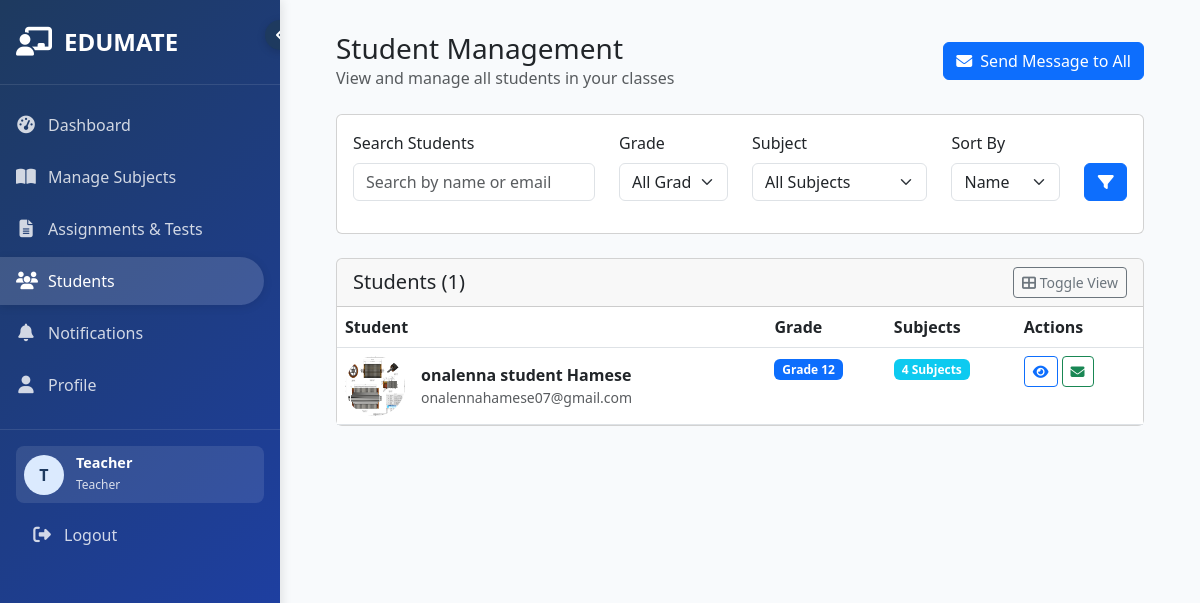
The page /teacher_dashboard/students.php (signed in) on the database its author committed.
### tables this page shows
CREATE TABLE `users` (
  `id` int(11) NOT NULL,
  `username` varchar(50) NOT NULL,
  `first_name` varchar(50) DEFAULT NULL,
  `last_name` varchar(50) DEFAULT NULL,
  `email` varchar(100) NOT NULL,
  `phone` varchar(20) DEFAULT NULL,
  `password` varchar(255) NOT NULL,
  `user_type` enum('student','teacher') NOT NULL,
  `grade` int(2) DEFAULT NULL,
  `accessibility_needs` longtext DEFAULT NULL CHECK (json_valid(`accessibility_needs`)),
  `bio` text DEFAULT NULL,
  `department` varchar(100) DEFAULT NULL,
  `profile_picture` varchar(255) DEFAULT NULL,
  `full_name` varchar(100) DEFAULT NULL,
  `created_at` timestamp NOT NULL DEFAULT current_timestamp(),
  `last_login` timestamp NULL DEFAULT NULL
);

### teacher_dashboard/students.php (the view, shortened to what this page needs)
<?php
require_once '../config/database.php';
$search = $_GET['search'] ?? '';
$sort_by = $_GET['sort'] ?? 'name';
$query = "SELECT
            u.id,
            u.first_name,
            u.last_name,
            u.email,
            u.grade,
            u.profile_picture,
            COUNT(DISTINCT se.subject_id) as subject_count
          FROM users u
          LEFT JOIN subject_enrollments se ON u.id = se.student_id
          WHERE u.user_type = 'student'";
$params = [];
$query .= " GROUP BY u.id";
switch ($sort_by) {
    case 'name':
    default:
        $query .= " ORDER BY u.last_name ASC, u.first_name ASC";
}
$stmt = $pdo->prepare($query);
if (!empty($params)) {
    $stmt->execute($params);
} else {
    $stmt->execute();
}
$students = $stmt->fetchAll(PDO::FETCH_ASSOC);
include '../includes/teacher_header.php';
?>
<div class="container-fluid px-4">
    <div class="d-flex justify-content-between align-items-center mb-4">
        <div>
            <h1 class="h3 mb-0">Student Management</h1>
            <p class="text-muted mb-0">View and manage all students in your classes</p>
        </div>
        <div>
            <button class="btn btn-primary" data-bs-toggle="modal" data-bs-target="#sendBulkMessageModal">
                <i class="fas fa-envelope me-1"></i> Send Message to All
            </button>
        </div>
    </div>
    <link rel="stylesheet" href="https://cdn.jsdelivr.net/npm/sweetalert2@11/dist/sweetalert2.min.css">
    <div class="card mb-4">
        <div class="card-body">
            <form method="GET" action="">
                <div class="row">
                    <div class="col-md-4 mb-3">
                        <label for="search" class="form-label">Search Students</label>
                        <input type="text" class="form-control" id="search" name="search"
                               placeholder="Search by name or email" value="<?php echo htmlspecialchars($search); ?>">
                    </div>
                    <div class="col-md-2 mb-3">
                        <label for="grade" class="form-label">Grade</label>
                        <select class="form-select" id="grade" name="grade">
                            <option value="">All Grades</option>
                        </select>
                    </div>
                    <div class="col-md-3 mb-3">
                        <label for="subject" class="form-label">Subject</label>
                        <select class="form-select" id="subject" name="subject">
                            <option value="">All Subjects</option>
                        </select>
                    </div>
                    <div class="col-md-2 mb-3">
                        <label for="sort" class="form-label">Sort By</label>
                        <select class="form-select" id="sort" name="sort">
                            <option value="name" <?php echo $sort_by == 'name' ? 'selected' : ''; ?>>Name</option>
                        </select>
                    </div>
                    <div class="col-md-1 mb-3 d-flex align-items-end">
                        <button type="submit" class="btn btn-primary w-100">
                            <i class="fas fa-filter"></i>
                        </button>
                    </div>
                </div>
            </form>
        </div>
    </div>
    <div class="card mb-4">
        <div class="card-header d-flex justify-content-between align-items-center">
            <h5 class="mb-0">Students (<?php echo count($students); ?>)</h5>
            <div>
                <button class="btn btn-sm btn-outline-secondary" id="toggleView">
                    <i class="fas fa-th-large"></i> Toggle View
                </button>
            </div>
        </div>
        <div class="card-body p-0">
            <div class="table-responsive" id="tableView">
                <table class="table table-hover mb-0">
                    <thead>
                        <tr>
                            <th>Student</th>
                            <th>Grade</th>
                            <th>Subjects</th>
                            <th>Actions</th>
                        </tr>
                    </thead>
                    <tbody>
                        <?php if (count($students) > 0): ?>
                            <?php foreach ($students as $student): ?>
                                <tr>
                                    <td>
                                        <div class="d-flex align-items-center">
                                            <img src="<?php echo !empty($student['profile_picture']) ? '../' . $student['profile_picture'] : '../assets/images/default-profile.png'; ?>"
                                                 class="rounded-circle me-3" width="60" height="60" alt="Profile Picture">
                                            <div>
                                                <div class="fw-bold"><?php echo htmlspecialchars($student['first_name'] . ' ' . $student['last_name']); ?></div>
                                                <div class="text-muted small"><?php echo htmlspecialchars($student['email']); ?></div>
                                            </div>
                                        </div>
                                    </td>
                                    <td>
                                        <?php if (!empty($student['grade'])): ?>
                                            <span class="badge bg-primary">Grade <?php echo htmlspecialchars($student['grade']); ?></span>
                                        <?php else: ?>
                                            <span class="text-muted">Not set</span>
                                        <?php endif; ?>
                                    </td>
                                    <td>
                                        <span class="badge bg-info"><?php echo $student['subject_count'] ?? 0; ?> Subjects</span>
                                    </td>
                                    <td>
                                        <div class="d-flex">
                                            <a href="student_details.php?id=<?php echo $student['id']; ?>" class="btn btn-sm btn-outline-primary me-1" title="View Profile">
                                                <i class="fas fa-eye"></i>
                                            </a>
                                            <button class="btn btn-sm btn-outline-success me-1 send-message-btn"
                                                    data-student-id="<?php echo $student['id']; ?>"
                                                    data-student-name="<?php echo htmlspecialchars($student['first_name'] . ' ' . $student['last_name']); ?>"
                                                    title="Send Message">
                                                <i class="fas fa-envelope"></i>
                                            </button>
                                        </div>
                                    </td>
                                </tr>
                            <?php endforeach; ?>
                        <?php endif; ?>
                    </tbody>
                </table>
            </div>
        </div>
    </div>
</div>
<?php
include '../includes/teacher_footer.php';
?>

### rows shown on the page
users: profile_picture (picture), first_name+last_name "onalenna student Hamese", email "onalennahamese07@gmail.com", grade "12", subject_count "4"

### other values the page prints
substr($teacher_name, 0, 1) "T"
$teacher_name "Teacher"
count($students) "1"
